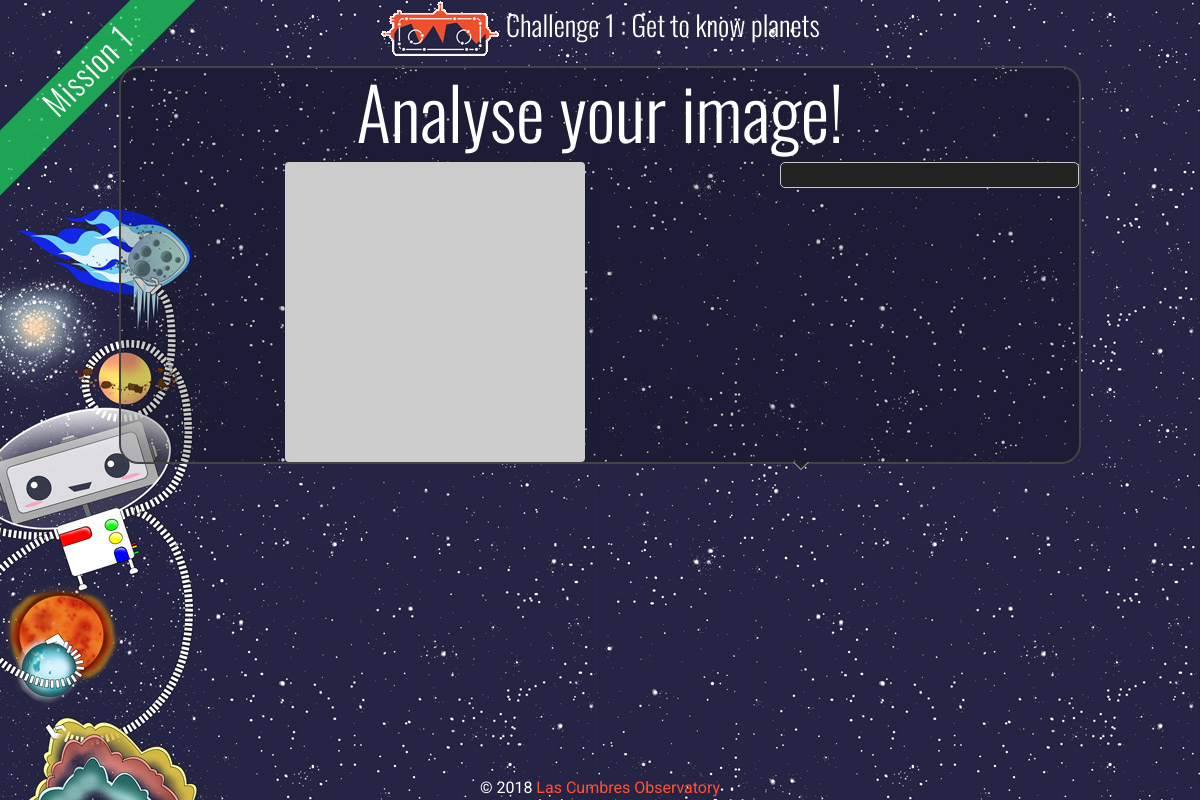
Before: /challenge/1/analyse/ (signed in) with the older database file.
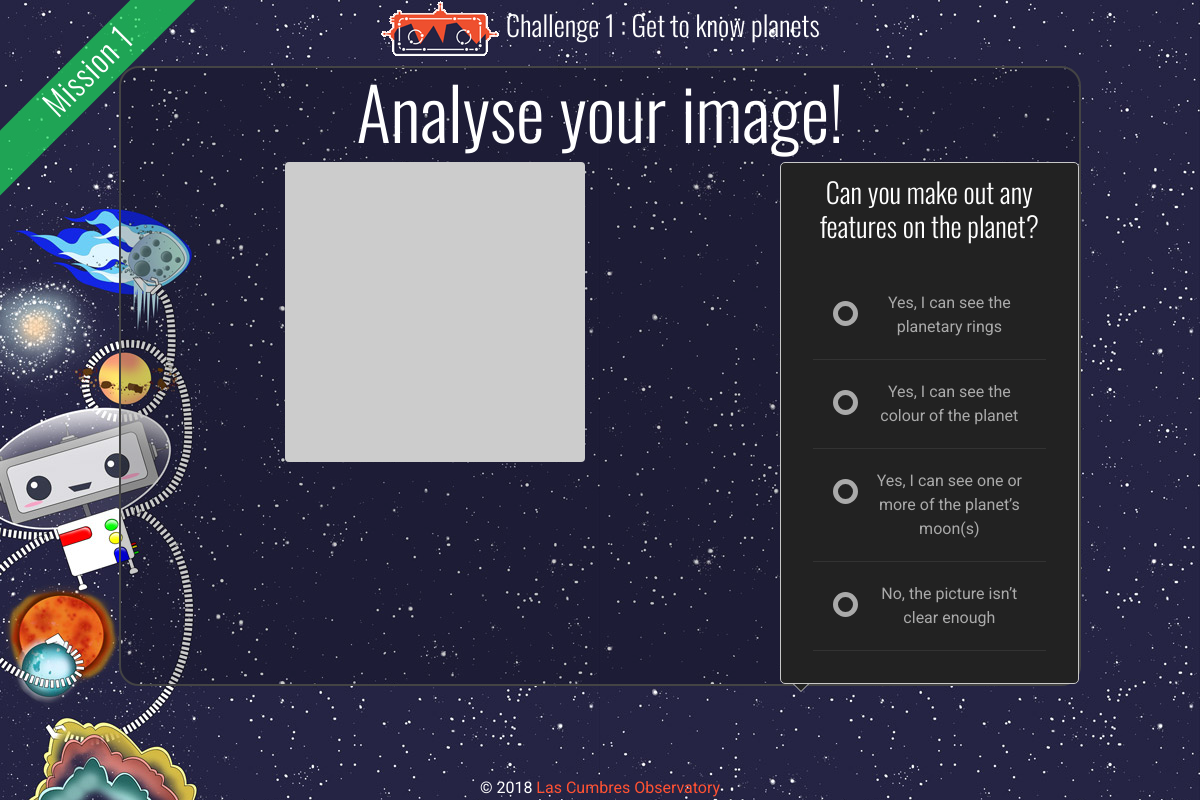
After: the same page with the newer database file.
### status/models.py (models this page shows)
class Question(models.Model):
    text = models.TextField()
    challenge = models.ForeignKey(Challenge)
    class Meta:
        verbose_name_plural = 'questions'

class Answer(models.Model):
    text = models.TextField()
    question = models.ForeignKey(Question)

### explorer/views.py (the view, shortened to what this page needs)
# urls.py: url(r'^challenge/(?P<pk>[0-9]+)/analyse/$', AnalyseView.as_view(), name="analyse"),
class AnalyseView(LoginRequiredMixin, DetailView):
    model = Challenge
    template_name = "explorer/challenge-analyser.html"
    form_class = AnalyseForm
    def get_context_data(self, **kwargs):
        frameid = self.request.GET.get('frameid', None)
        context = super(AnalyseView, self).get_context_data(**kwargs)
        try:
            context['questions'] = Question.objects.filter(challenge=self.get_object())
            progress = Progress.objects.get(challenge=self.get_object(), user=self.request.user)
            if frameid and progress.status != 'Analyse':
                progress.analyse()
                progress.frameids = frameid
                progress.save()
            context['progress'] = progress
        except ObjectDoesNotExist:
            raise Http404
        return context

### serol/auth_backend.py (called while the page is built)
    def get_user(self, user_id):
        try:
            return User.objects.get(pk=user_id)
        except User.DoesNotExist:
            return None

### explorer/templates/explorer/challenge-analyser.html (shortened to what this page needs)
{% extends 'explorer/challenge-base.html' %}
{% load static i18n %}
{% block wrapper-class%}challenge mission-{{object.mission.number}}-sidebar{%endblock%}
{% block main-body %}
<div class="centre-container">
  <h1>{% trans "Analyse your image!" %}</h1>
  <div class="row">
    <div class="col-lg-8">
      <img src="http://placehold.it/300x300" alt="{{object.name}}" class="img-fluid rounded" id="img-holder">
    </div>
    <div class="col-lg-4">
      <div class="speech-bubble">
        <div class="arrow bottom right"></div>
      {% for question in questions %}
      <div class="question-wrapper" id="question-{{ forloop.counter0 }}" style="display:none;">
      <h3>{{question.text}}</strong></h3>
        <div class="question-container">
            <ul>
            {% for answer in question.answer_set.all %}
            <li>
               <label for="answer-{{answer.pk}}">{{answer.text}}</label>
               <div class="check"></div>
           </li>
           {% endfor %}
           </ul>
       </div>
     </div>
   {% endfor %}
    </div>
    </div>
  </div>
</div>
{% endblock %}

Changed rows visible on the page:
added Question: text "Can you make out any features on the planet?"
added Answer: text "Yes, I can see the planetary rings"
added Answer: text "Yes, I can see the colour of the planet"
added Answer: text "Yes, I can see one or more of the planet’s moon(s)"
added Answer: text "No, the picture isn’t clear enough"
